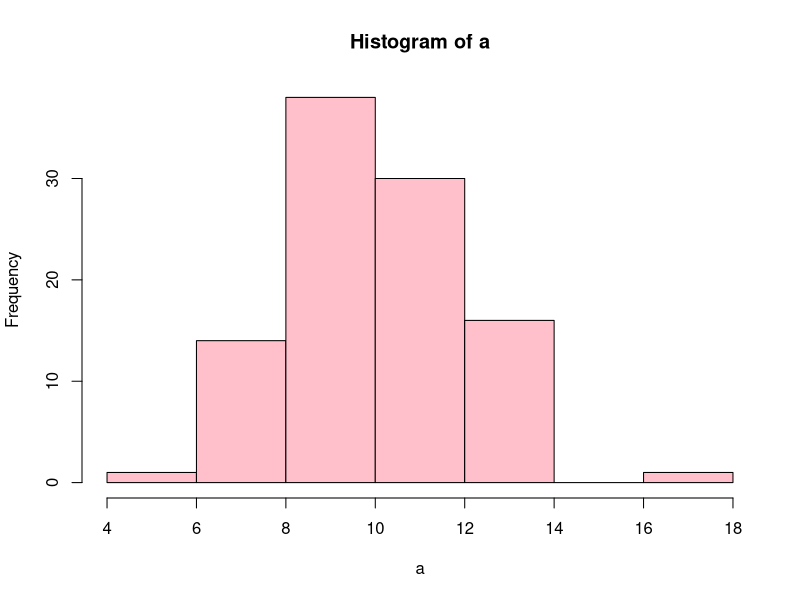
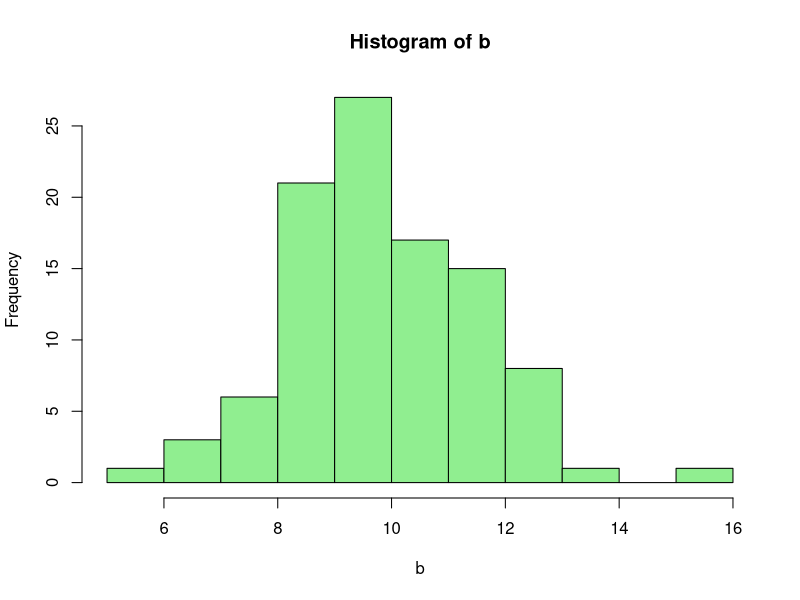
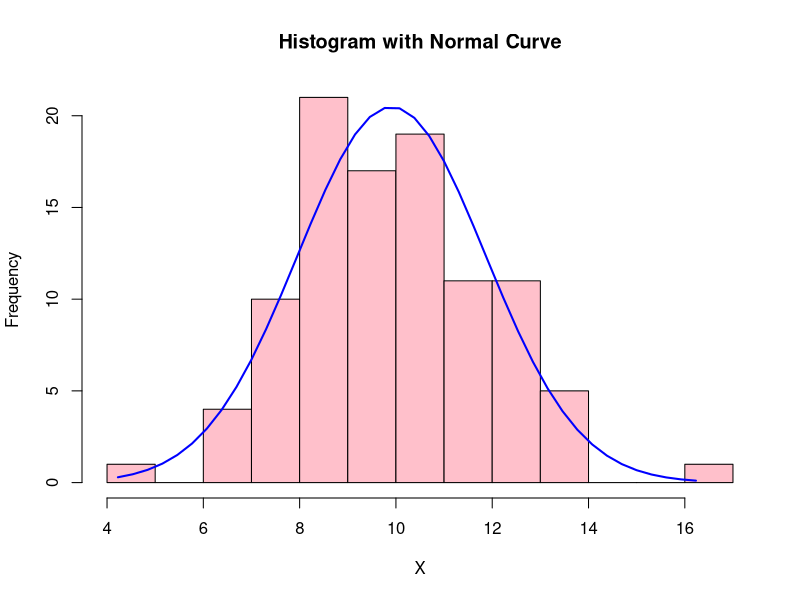
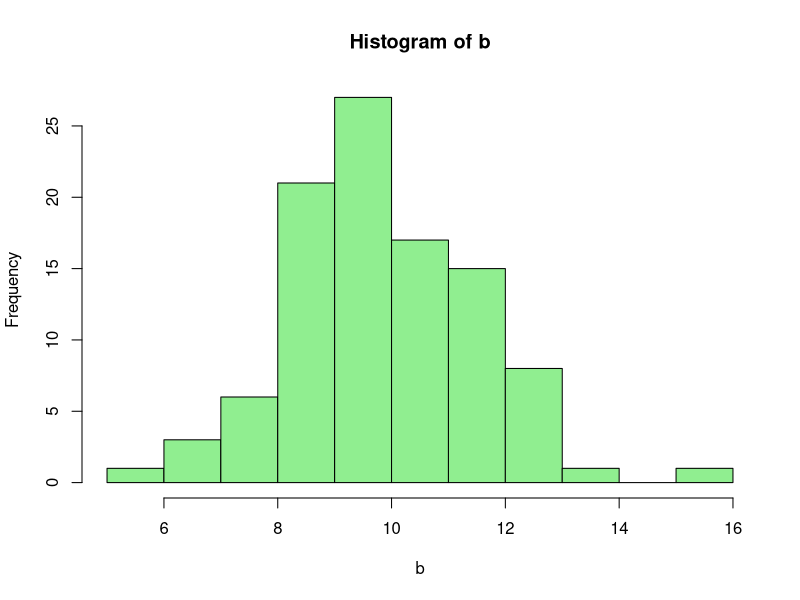
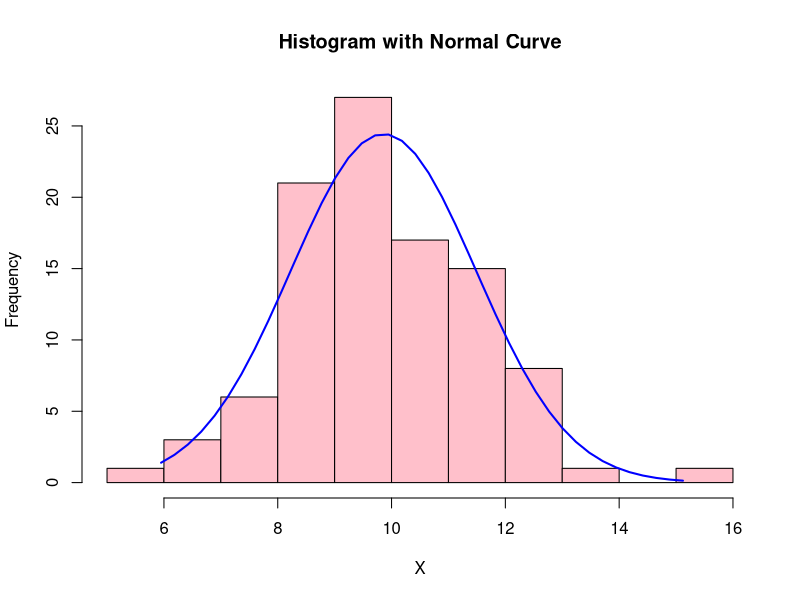
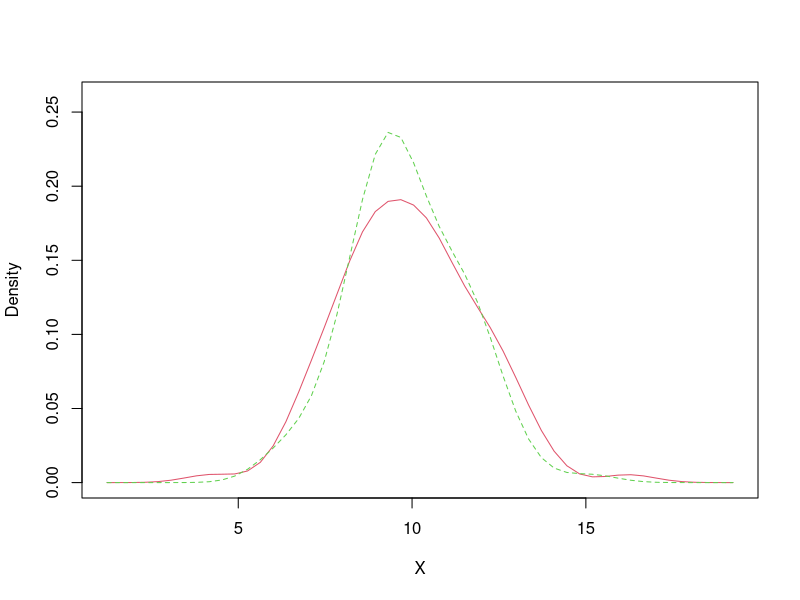
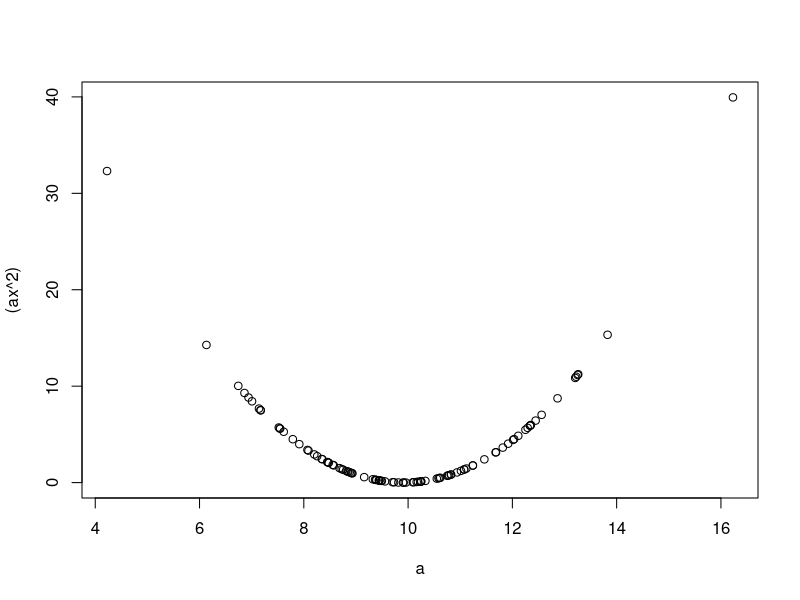
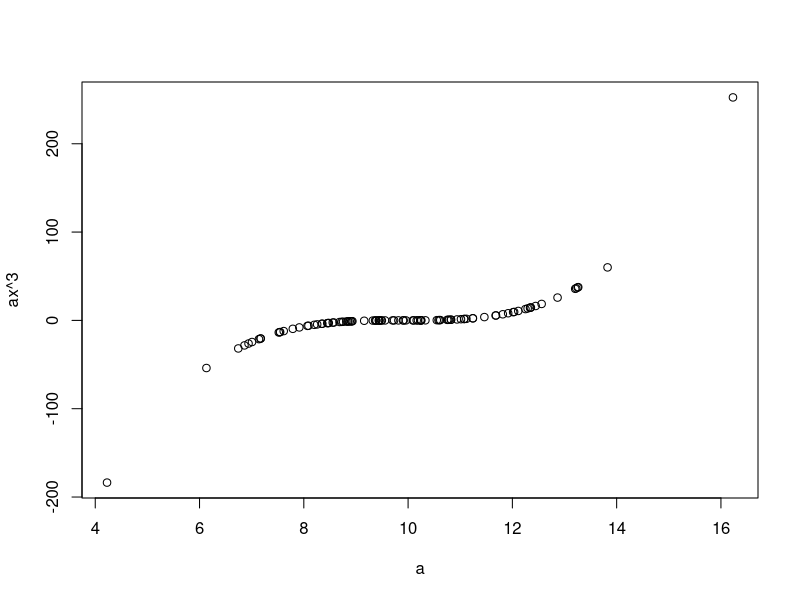

These figures' R source, in order:

# Consider two distributions

a=rnorm(100,mean=10,sd=2)
b=rnorm(100,mean=10,sd=2)

#Now check the means & sd of the two distributions
mean(a)
mean(b)
sd(a)
sd(b)

##Obviously they are identical. Does it mean the distributions are identical?

##Let's check
hist(a,col='pink')
hist(b,col='light green')
ha=hist(a, breaks=10, col="pink", xlab="X", main="Histogram with Normal Curve")
xfit=seq(min(a),max(a),length=40)
yfit=dnorm(xfit,mean=mean(a),sd=sd(a))
yfit=yfit*diff(ha$mids[1:2])*length(a)
lines(xfit, yfit, col="blue", lwd=2)

#Similarly, for y
hist(b,col='light green')
hb=hist(b, breaks=10, col="pink", xlab="X", main="Histogram with Normal Curve")
xfit=seq(min(b),max(b),length=40)
yfit=dnorm(xfit,mean=mean(b),sd=sd(b))
yfit=yfit*diff(hb$mids[1:2])*length(b)
lines(xfit, yfit, col="blue", lwd=2)


# Compare distributions a and b
library(sm)
ab=c(a,b)
ab
g=rep(1:2, rep(100,2))
g
# plot densities
?sm.density.compare
sm.density.compare(ab,g, xlab="X")

#So we need another measure to distinguish a and b
library(psych)
describe(a)
describe(b)

mean(a)
ax=a-mean(a)
plot(a,(ax^2))
plot(a,ax^3)
plot(a,ax^4)

mean(b)
bx=b-mean(b)
plot(b,(bx^2))
plot(b,bx^3)
plot(b,bx^4)
